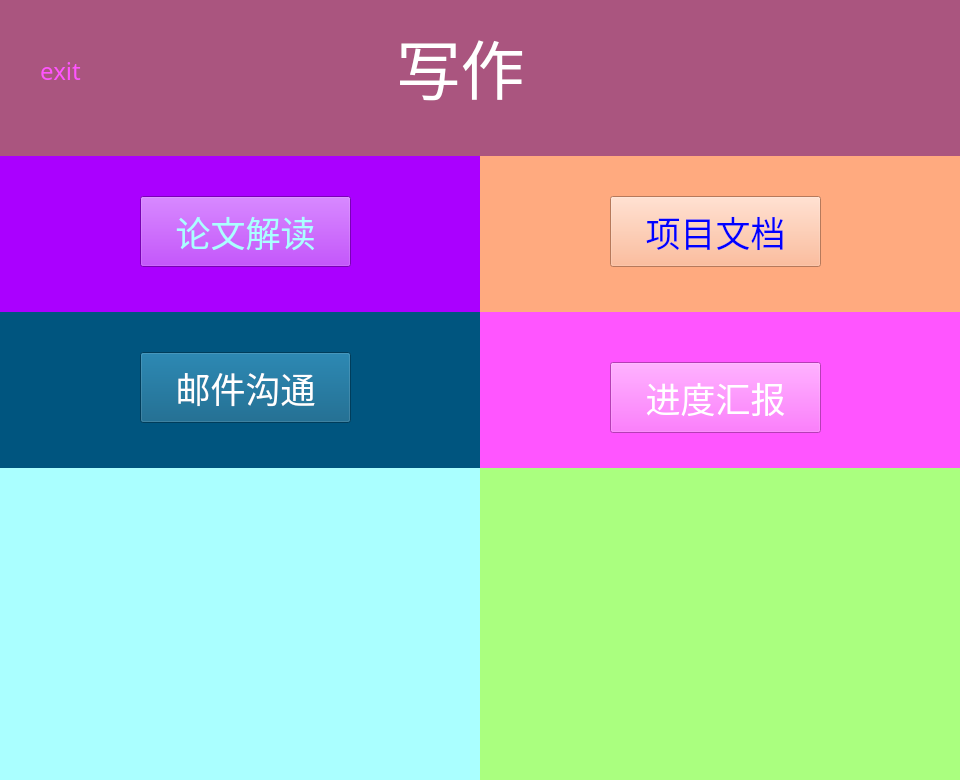
<?xml version="1.0" encoding="UTF-8"?>
<ui version="4.0">
 <class>Form</class>
 <widget class="QWidget" name="Form">
  <property name="geometry">
   <rect>
    <x>0</x>
    <y>0</y>
    <width>960</width>
    <height>780</height>
   </rect>
  </property>
  <property name="minimumSize">
   <size>
    <width>960</width>
    <height>780</height>
   </size>
  </property>
  <property name="maximumSize">
   <size>
    <width>960</width>
    <height>780</height>
   </size>
  </property>
  <property name="windowTitle">
   <string>Form</string>
  </property>
  <layout class="QVBoxLayout" name="verticalLayout" stretch="1,4">
   <property name="spacing">
    <number>0</number>
   </property>
   <property name="leftMargin">
    <number>0</number>
   </property>
   <property name="topMargin">
    <number>0</number>
   </property>
   <property name="rightMargin">
    <number>0</number>
   </property>
   <property name="bottomMargin">
    <number>0</number>
   </property>
   <item>
    <widget class="QWidget" name="widget" native="true">
     <property name="font">
      <font>
       <family>.萍方-简</family>
       <pointsize>12</pointsize>
      </font>
     </property>
     <property name="styleSheet">
      <string notr="true">background-color: rgb(170, 85, 127);</string>
     </property>
     <widget class="QPushButton" name="pushButton">
      <property name="geometry">
       <rect>
        <x>350</x>
        <y>20</y>
        <width>221</width>
        <height>91</height>
       </rect>
      </property>
      <property name="font">
       <font>
        <family>华文楷体</family>
        <pointsize>48</pointsize>
       </font>
      </property>
      <property name="styleSheet">
       <string notr="true">color: rgb(255, 255, 255);</string>
      </property>
      <property name="text">
       <string>写作</string>
      </property>
      <property name="flat">
       <bool>true</bool>
      </property>
     </widget>
     <widget class="QPushButton" name="pushButton_6">
      <property name="geometry">
       <rect>
        <x>30</x>
        <y>40</y>
        <width>61</width>
        <height>61</height>
       </rect>
      </property>
      <property name="font">
       <font>
        <family>华文宋体</family>
        <pointsize>18</pointsize>
       </font>
      </property>
      <property name="styleSheet">
       <string notr="true">QPushButton {
	border-radius:25px;
	color: rgb(255, 85, 255);
}

QPushButton:hover {
	border:4px double rgb(85, 0, 127);
	background-color:rgb(0, 255, 255);
}
</string>
      </property>
      <property name="text">
       <string>exit</string>
      </property>
     </widget>
    </widget>
   </item>
   <item>
    <widget class="QWidget" name="widget_2" native="true">
     <property name="styleSheet">
      <string notr="true">background-color: rgb(255, 170, 0);</string>
     </property>
     <layout class="QHBoxLayout" name="horizontalLayout" stretch="1,1">
      <property name="spacing">
       <number>0</number>
      </property>
      <property name="leftMargin">
       <number>0</number>
      </property>
      <property name="topMargin">
       <number>0</number>
      </property>
      <property name="rightMargin">
       <number>0</number>
      </property>
      <property name="bottomMargin">
       <number>0</number>
      </property>
      <item>
       <widget class="QWidget" name="widget_3" native="true">
        <property name="font">
         <font>
          <family>华文楷体</family>
          <pointsize>36</pointsize>
         </font>
        </property>
        <property name="styleSheet">
         <string notr="true">background-color: rgb(170, 255, 255);</string>
        </property>
        <layout class="QVBoxLayout" name="verticalLayout_2">
         <property name="spacing">
          <number>0</number>
         </property>
         <property name="leftMargin">
          <number>0</number>
         </property>
         <property name="topMargin">
          <number>0</number>
         </property>
         <property name="rightMargin">
          <number>0</number>
         </property>
         <property name="bottomMargin">
          <number>0</number>
         </property>
         <item>
          <widget class="QWidget" name="widget_8" native="true">
           <property name="styleSheet">
            <string notr="true">background-color: rgb(170, 0, 255);</string>
           </property>
           <widget class="QPushButton" name="pushButton_2">
            <property name="geometry">
             <rect>
              <x>140</x>
              <y>40</y>
              <width>211</width>
              <height>71</height>
             </rect>
            </property>
            <property name="font">
             <font>
              <family>华文楷体</family>
              <pointsize>26</pointsize>
             </font>
            </property>
            <property name="styleSheet">
             <string notr="true">color: rgb(170, 255, 255);</string>
            </property>
            <property name="text">
             <string>论文解读</string>
            </property>
           </widget>
          </widget>
         </item>
         <item>
          <widget class="QWidget" name="widget_6" native="true">
           <property name="styleSheet">
            <string notr="true">background-color: rgb(0, 85, 127);</string>
           </property>
           <widget class="QPushButton" name="pushButton_4">
            <property name="geometry">
             <rect>
              <x>140</x>
              <y>40</y>
              <width>211</width>
              <height>71</height>
             </rect>
            </property>
            <property name="font">
             <font>
              <family>华文楷体</family>
              <pointsize>26</pointsize>
             </font>
            </property>
            <property name="styleSheet">
             <string notr="true">color: rgb(255, 255, 255);</string>
            </property>
            <property name="text">
             <string>邮件沟通</string>
            </property>
           </widget>
          </widget>
         </item>
         <item>
          <widget class="QWidget" name="widget_5" native="true"/>
         </item>
         <item>
          <widget class="QWidget" name="widget_7" native="true"/>
         </item>
        </layout>
       </widget>
      </item>
      <item>
       <widget class="QWidget" name="widget_4" native="true">
        <property name="styleSheet">
         <string notr="true">background-color: rgb(170, 255, 127);</string>
        </property>
        <layout class="QVBoxLayout" name="verticalLayout_3">
         <property name="spacing">
          <number>0</number>
         </property>
         <property name="leftMargin">
          <number>0</number>
         </property>
         <property name="topMargin">
          <number>0</number>
         </property>
         <property name="rightMargin">
          <number>0</number>
         </property>
         <property name="bottomMargin">
          <number>0</number>
         </property>
         <item>
          <widget class="QWidget" name="widget_9" native="true">
           <property name="styleSheet">
            <string notr="true">background-color: rgb(255, 170, 127);</string>
           </property>
           <widget class="QPushButton" name="pushButton_3">
            <property name="geometry">
             <rect>
              <x>130</x>
              <y>40</y>
              <width>211</width>
              <height>71</height>
             </rect>
            </property>
            <property name="font">
             <font>
              <family>华文楷体</family>
              <pointsize>26</pointsize>
             </font>
            </property>
            <property name="styleSheet">
             <string notr="true">color: rgb(0, 0, 255);</string>
            </property>
            <property name="text">
             <string>项目文档</string>
            </property>
           </widget>
          </widget>
         </item>
         <item>
          <widget class="QWidget" name="widget_10" native="true">
           <property name="styleSheet">
            <string notr="true">background-color: rgb(255, 85, 255);</string>
           </property>
           <widget class="QPushButton" name="pushButton_7">
            <property name="geometry">
             <rect>
              <x>130</x>
              <y>50</y>
              <width>211</width>
              <height>71</height>
             </rect>
            </property>
            <property name="font">
             <font>
              <family>华文楷体</family>
              <pointsize>26</pointsize>
             </font>
            </property>
            <property name="styleSheet">
             <string notr="true">color: rgb(255, 255, 255);</string>
            </property>
            <property name="text">
             <string>进度汇报</string>
            </property>
           </widget>
          </widget>
         </item>
         <item>
          <widget class="QWidget" name="widget_11" native="true"/>
         </item>
         <item>
          <widget class="QWidget" name="widget_12" native="true"/>
         </item>
        </layout>
       </widget>
      </item>
     </layout>
    </widget>
   </item>
  </layout>
 </widget>
 <resources>
  <include location="program_images.qrc"/>
 </resources>
 <connections>
  <connection>
   <sender>pushButton_6</sender>
   <signal>clicked()</signal>
   <receiver>Form</receiver>
   <slot>writing_exit()</slot>
   <hints>
    <hint type="sourcelabel">
     <x>68</x>
     <y>46</y>
    </hint>
    <hint type="destinationlabel">
     <x>73</x>
     <y>-17</y>
    </hint>
   </hints>
  </connection>
  <connection>
   <sender>pushButton_2</sender>
   <signal>clicked()</signal>
   <receiver>Form</receiver>
   <slot>paper_interpreter()</slot>
   <hints>
    <hint type="sourcelabel">
     <x>226</x>
     <y>223</y>
    </hint>
    <hint type="destinationlabel">
     <x>256</x>
     <y>-9</y>
    </hint>
   </hints>
  </connection>
  <connection>
   <sender>pushButton_3</sender>
   <signal>clicked()</signal>
   <receiver>Form</receiver>
   <slot>projection_document()</slot>
   <hints>
    <hint type="sourcelabel">
     <x>745</x>
     <y>212</y>
    </hint>
    <hint type="destinationlabel">
     <x>720</x>
     <y>-21</y>
    </hint>
   </hints>
  </connection>
  <connection>
   <sender>pushButton_4</sender>
   <signal>clicked()</signal>
   <receiver>Form</receiver>
   <slot>email_communication()</slot>
   <hints>
    <hint type="sourcelabel">
     <x>285</x>
     <y>373</y>
    </hint>
    <hint type="destinationlabel">
     <x>172</x>
     <y>-9</y>
    </hint>
   </hints>
  </connection>
  <connection>
   <sender>pushButton_7</sender>
   <signal>clicked()</signal>
   <receiver>Form</receiver>
   <slot>progress_report()</slot>
   <hints>
    <hint type="sourcelabel">
     <x>695</x>
     <y>387</y>
    </hint>
    <hint type="destinationlabel">
     <x>663</x>
     <y>-2</y>
    </hint>
   </hints>
  </connection>
 </connections>
 <slots>
  <slot>writing_exit()</slot>
  <slot>paper_interpreter()</slot>
  <slot>projection_document()</slot>
  <slot>email_communication()</slot>
  <slot>progress_report()</slot>
 </slots>
</ui>
